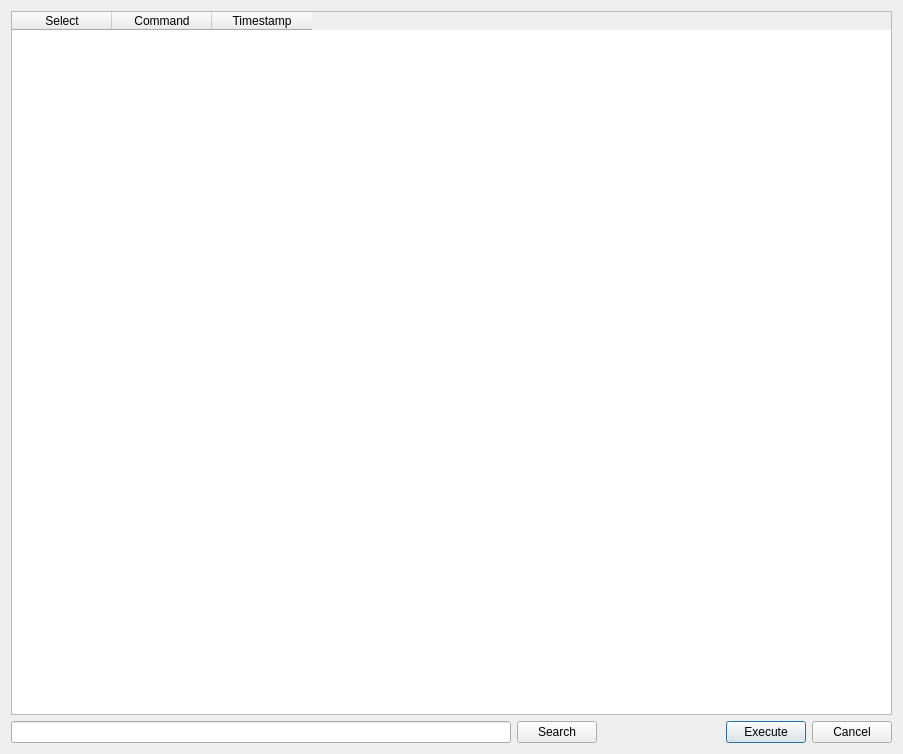
<?xml version="1.0" encoding="UTF-8"?>
<ui version="4.0">
 <class>Dialog</class>
 <widget class="QDialog" name="Dialog">
  <property name="geometry">
   <rect>
    <x>0</x>
    <y>0</y>
    <width>903</width>
    <height>754</height>
   </rect>
  </property>
  <property name="windowTitle">
   <string>History</string>
  </property>
  <property name="windowIcon">
   <iconset>
    <normaloff>pypordb/8027068_splash.png</normaloff>pypordb/8027068_splash.png</iconset>
  </property>
  <layout class="QGridLayout" name="gridLayout">
   <item row="0" column="0">
    <layout class="QVBoxLayout" name="verticalLayout">
     <item>
      <widget class="QTableWidget" name="tableWidgetHistory">
       <property name="whatsThis">
        <string>Here you see your last search command. You can repeat one search by marking the line and click on execute.</string>
       </property>
       <property name="sortingEnabled">
        <bool>true</bool>
       </property>
       <column>
        <property name="text">
         <string>Select</string>
        </property>
       </column>
       <column>
        <property name="text">
         <string>Command</string>
        </property>
       </column>
       <column>
        <property name="text">
         <string>Timestamp</string>
        </property>
       </column>
      </widget>
     </item>
     <item>
      <layout class="QHBoxLayout" name="horizontalLayout">
       <item>
        <widget class="QLineEdit" name="lineEditSearch">
         <property name="minimumSize">
          <size>
           <width>500</width>
           <height>0</height>
          </size>
         </property>
        </widget>
       </item>
       <item>
        <widget class="QPushButton" name="pushButtonSearch">
         <property name="toolTip">
          <string>Search in history, Ctrl+S</string>
         </property>
         <property name="text">
          <string>Search</string>
         </property>
         <property name="shortcut">
          <string>Ctrl+S</string>
         </property>
         <property name="autoDefault">
          <bool>false</bool>
         </property>
        </widget>
       </item>
       <item>
        <spacer name="horizontalSpacer">
         <property name="orientation">
          <enum>Qt::Horizontal</enum>
         </property>
         <property name="sizeHint" stdset="0">
          <size>
           <width>668</width>
           <height>20</height>
          </size>
         </property>
        </spacer>
       </item>
       <item>
        <widget class="QPushButton" name="pushButtonGo">
         <property name="toolTip">
          <string>Execute marked line</string>
         </property>
         <property name="text">
          <string>Execute</string>
         </property>
        </widget>
       </item>
       <item>
        <widget class="QPushButton" name="pushButtonAbbrechen">
         <property name="text">
          <string>Cancel</string>
         </property>
         <property name="autoDefault">
          <bool>false</bool>
         </property>
        </widget>
       </item>
      </layout>
     </item>
    </layout>
   </item>
  </layout>
 </widget>
 <resources/>
 <connections/>
</ui>
